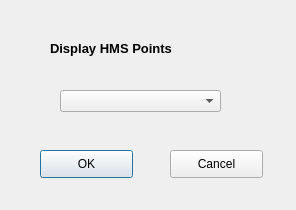
<?xml version="1.0" encoding="UTF-8"?>
<ui version="4.0">
 <class>HMS</class>
 <widget class="QDialog" name="HMS">
  <property name="geometry">
   <rect>
    <x>0</x>
    <y>0</y>
    <width>296</width>
    <height>210</height>
   </rect>
  </property>
  <property name="windowTitle">
   <string>HMS Points</string>
  </property>
  <widget class="QComboBox" name="yearBox">
   <property name="geometry">
    <rect>
     <x>60</x>
     <y>90</y>
     <width>161</width>
     <height>22</height>
    </rect>
   </property>
  </widget>
  <widget class="QLabel" name="label">
   <property name="geometry">
    <rect>
     <x>50</x>
     <y>40</y>
     <width>181</width>
     <height>16</height>
    </rect>
   </property>
   <property name="font">
    <font>
     <pointsize>10</pointsize>
     <weight>75</weight>
     <bold>true</bold>
    </font>
   </property>
   <property name="text">
    <string>Display HMS Points</string>
   </property>
  </widget>
  <widget class="QPushButton" name="okButton">
   <property name="geometry">
    <rect>
     <x>40</x>
     <y>150</y>
     <width>93</width>
     <height>28</height>
    </rect>
   </property>
   <property name="text">
    <string>OK</string>
   </property>
  </widget>
  <widget class="QPushButton" name="cancelButton">
   <property name="geometry">
    <rect>
     <x>170</x>
     <y>150</y>
     <width>93</width>
     <height>28</height>
    </rect>
   </property>
   <property name="text">
    <string>Cancel</string>
   </property>
  </widget>
 </widget>
 <resources/>
 <connections>
  <connection>
   <sender>cancelButton</sender>
   <signal>clicked()</signal>
   <receiver>HMS</receiver>
   <slot>close()</slot>
   <hints>
    <hint type="sourcelabel">
     <x>216</x>
     <y>163</y>
    </hint>
    <hint type="destinationlabel">
     <x>147</x>
     <y>104</y>
    </hint>
   </hints>
  </connection>
 </connections>
</ui>
